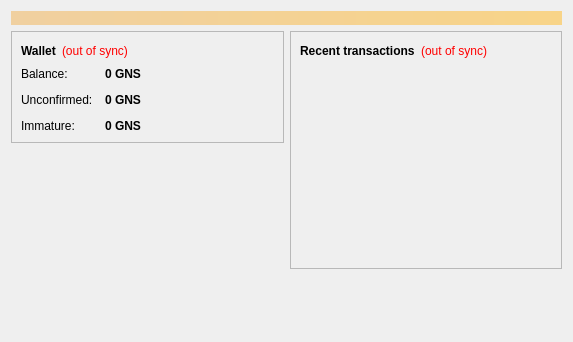
<?xml version="1.0" encoding="UTF-8"?>
<ui version="4.0">
 <class>OverviewPage</class>
 <widget class="QWidget" name="OverviewPage">
  <property name="geometry">
   <rect>
    <x>0</x>
    <y>0</y>
    <width>573</width>
    <height>342</height>
   </rect>
  </property>
  <property name="windowTitle">
   <string>Form</string>
  </property>
  <layout class="QVBoxLayout" name="topLayout">
   <item>
    <widget class="QLabel" name="labelAlerts">
     <property name="visible">
      <bool>false</bool>
     </property>
     <property name="styleSheet">
      <string notr="true">background-color: qlineargradient(x1: 0, y1: 0, x2: 1, y2: 0, stop:0 #F0D0A0, stop:1 #F8D488); color:#000000;</string>
     </property>
     <property name="wordWrap">
      <bool>true</bool>
     </property>
     <property name="margin">
      <number>3</number>
     </property>
    </widget>
   </item>
   <item>
    <layout class="QHBoxLayout" name="horizontalLayout" stretch="1,1">
     <item>
      <layout class="QVBoxLayout" name="verticalLayout_2">
       <item>
        <widget class="QFrame" name="frame">
         <property name="frameShape">
          <enum>QFrame::StyledPanel</enum>
         </property>
         <property name="frameShadow">
          <enum>QFrame::Raised</enum>
         </property>
         <layout class="QVBoxLayout" name="verticalLayout_4">
          <item>
           <layout class="QHBoxLayout" name="horizontalLayout_4">
            <item>
             <widget class="QLabel" name="label_5">
              <property name="font">
               <font>
                <weight>75</weight>
                <bold>true</bold>
               </font>
              </property>
              <property name="text">
               <string>Wallet</string>
              </property>
             </widget>
            </item>
            <item>
             <widget class="QLabel" name="labelWalletStatus">
              <property name="toolTip">
               <string>The displayed information may be out of date. Your wallet automatically synchronizes with the Genesis network after a connection is established, but this process has not completed yet.</string>
              </property>
              <property name="styleSheet">
               <string notr="true">QLabel { color: red; }</string>
              </property>
              <property name="text">
               <string notr="true">(out of sync)</string>
              </property>
              <property name="alignment">
               <set>Qt::AlignLeading|Qt::AlignLeft|Qt::AlignVCenter</set>
              </property>
             </widget>
            </item>
            <item>
             <spacer name="horizontalSpacer_2">
              <property name="orientation">
               <enum>Qt::Horizontal</enum>
              </property>
              <property name="sizeHint" stdset="0">
               <size>
                <width>40</width>
                <height>20</height>
               </size>
              </property>
             </spacer>
            </item>
           </layout>
          </item>
          <item>
           <layout class="QFormLayout" name="formLayout_2">
            <property name="fieldGrowthPolicy">
             <enum>QFormLayout::AllNonFixedFieldsGrow</enum>
            </property>
            <property name="horizontalSpacing">
             <number>12</number>
            </property>
            <property name="verticalSpacing">
             <number>12</number>
            </property>
            <item row="0" column="0">
             <widget class="QLabel" name="label">
              <property name="text">
               <string>Balance:</string>
              </property>
             </widget>
            </item>
            <item row="0" column="1">
             <widget class="QLabel" name="labelBalance">
              <property name="font">
               <font>
                <weight>75</weight>
                <bold>true</bold>
               </font>
              </property>
              <property name="cursor">
               <cursorShape>IBeamCursor</cursorShape>
              </property>
              <property name="toolTip">
               <string>Your current balance</string>
              </property>
              <property name="text">
               <string notr="true">0 GNS</string>
              </property>
              <property name="textInteractionFlags">
               <set>Qt::LinksAccessibleByMouse|Qt::TextSelectableByKeyboard|Qt::TextSelectableByMouse</set>
              </property>
             </widget>
            </item>
            <item row="1" column="0">
             <widget class="QLabel" name="label_3">
              <property name="text">
               <string>Unconfirmed:</string>
              </property>
             </widget>
            </item>
            <item row="1" column="1">
             <widget class="QLabel" name="labelUnconfirmed">
              <property name="font">
               <font>
                <weight>75</weight>
                <bold>true</bold>
               </font>
              </property>
              <property name="cursor">
               <cursorShape>IBeamCursor</cursorShape>
              </property>
              <property name="toolTip">
               <string>Total of transactions that have yet to be confirmed, and do not yet count toward the current balance</string>
              </property>
              <property name="text">
               <string notr="true">0 GNS</string>
              </property>
              <property name="textInteractionFlags">
               <set>Qt::LinksAccessibleByMouse|Qt::TextSelectableByKeyboard|Qt::TextSelectableByMouse</set>
              </property>
             </widget>
            </item>
            <item row="2" column="0">
             <widget class="QLabel" name="labelImmatureText">
              <property name="text">
               <string>Immature:</string>
              </property>
             </widget>
            </item>
            <item row="2" column="1">
             <widget class="QLabel" name="labelImmature">
              <property name="font">
               <font>
                <weight>75</weight>
                <bold>true</bold>
               </font>
              </property>
              <property name="toolTip">
               <string>Mined balance that has not yet matured</string>
              </property>
              <property name="text">
               <string notr="true">0 GNS</string>
              </property>
              <property name="textInteractionFlags">
               <set>Qt::LinksAccessibleByMouse|Qt::TextSelectableByKeyboard|Qt::TextSelectableByMouse</set>
              </property>
             </widget>
            </item>
           </layout>
          </item>
         </layout>
        </widget>
       </item>
       <item>
        <spacer name="verticalSpacer">
         <property name="orientation">
          <enum>Qt::Vertical</enum>
         </property>
         <property name="sizeHint" stdset="0">
          <size>
           <width>20</width>
           <height>40</height>
          </size>
         </property>
        </spacer>
       </item>
      </layout>
     </item>
     <item>
      <layout class="QVBoxLayout" name="verticalLayout_3">
       <item>
        <widget class="QFrame" name="frame_2">
         <property name="frameShape">
          <enum>QFrame::StyledPanel</enum>
         </property>
         <property name="frameShadow">
          <enum>QFrame::Raised</enum>
         </property>
         <layout class="QVBoxLayout" name="verticalLayout">
          <item>
           <layout class="QHBoxLayout" name="horizontalLayout_2">
            <item>
             <widget class="QLabel" name="label_4">
              <property name="text">
               <string>&lt;b&gt;Recent transactions&lt;/b&gt;</string>
              </property>
             </widget>
            </item>
            <item>
             <widget class="QLabel" name="labelTransactionsStatus">
              <property name="toolTip">
               <string>The displayed information may be out of date. Your wallet automatically synchronizes with the Genesis network after a connection is established, but this process has not completed yet.</string>
              </property>
              <property name="styleSheet">
               <string notr="true">QLabel { color: red; }</string>
              </property>
              <property name="text">
               <string notr="true">(out of sync)</string>
              </property>
              <property name="alignment">
               <set>Qt::AlignRight|Qt::AlignTrailing|Qt::AlignVCenter</set>
              </property>
             </widget>
            </item>
            <item>
             <spacer name="horizontalSpacer">
              <property name="orientation">
               <enum>Qt::Horizontal</enum>
              </property>
              <property name="sizeHint" stdset="0">
               <size>
                <width>40</width>
                <height>20</height>
               </size>
              </property>
             </spacer>
            </item>
           </layout>
          </item>
          <item>
           <widget class="QListView" name="listTransactions">
            <property name="styleSheet">
             <string notr="true">QListView { background: transparent; }</string>
            </property>
            <property name="frameShape">
             <enum>QFrame::NoFrame</enum>
            </property>
            <property name="verticalScrollBarPolicy">
             <enum>Qt::ScrollBarAlwaysOff</enum>
            </property>
            <property name="horizontalScrollBarPolicy">
             <enum>Qt::ScrollBarAlwaysOff</enum>
            </property>
            <property name="selectionMode">
             <enum>QAbstractItemView::NoSelection</enum>
            </property>
           </widget>
          </item>
         </layout>
        </widget>
       </item>
       <item>
        <spacer name="verticalSpacer_2">
         <property name="orientation">
          <enum>Qt::Vertical</enum>
         </property>
         <property name="sizeHint" stdset="0">
          <size>
           <width>20</width>
           <height>40</height>
          </size>
         </property>
        </spacer>
       </item>
      </layout>
     </item>
    </layout>
   </item>
  </layout>
 </widget>
 <resources/>
 <connections/>
</ui>
